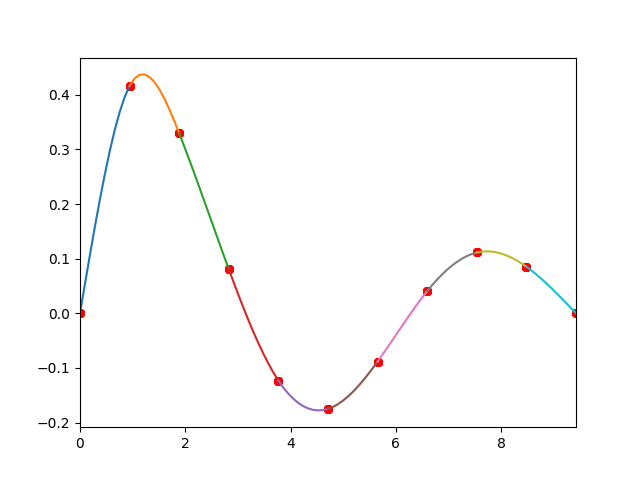

The script that drew this image:
"""
学籍：1213033903
氏名：玉城洵弥
"""
import numpy as np
import matplotlib
import matplotlib.pyplot as plot


# Gaussの消去法
def gauss(N, A, b):
    x = [0] * N
    x_new = [0] * N
    error = 0
    eps = 1.0e-4
    sum = 0
    for _ in range(1, N + 1):
        for i in range(N):
            total = 0
            for j in range(N):
                if i != j:
                    total += A[i][j] * x[j]
            x_new[i] = (b[i] - total) / A[i][i]

        for i in range(N):
            x[i] = x_new[i]
    return x


def f1(x):
    return x * x


# 描画
def draw(xmin, xmax, px, py, a, b, c, d):
    fig = plot.figure()
    graph = fig.add_subplot()
    graph.set_xlim(xmin, xmax)
    #
    dx = (xmax - xmin) / len(a)
    for j in range(len(a)):
        xj = px[j]
        # xk = px[j+1] 必要ない?
        qx = []
        qy = []
        M = 10
        for i in range(M + 1):
            x = xj + dx * i / M
            qx += [x]
            qy += [a[j] * (x - xj) * (x - xj) * (x - xj) + b[j] * (x - xj) * (x - xj) + c[j] * (x - xj) + d[j]]
        graph.plot(qx, qy)
        graph.scatter(px, py, s=30, c='red')
    plot.show()


def naturalspline(N, px, py):
    h = [0] * N
    for j in range(N):
        h[j] = px[j + 1] - px[j]
    v = [0] * N
    for j in range(N):
        v[j] = 6 * ((py[j + 1] - py[j]) / h[j] - (py[j] - py[j - 1]) / h[j - 1])
    #
    A = []
    for i in range(N - 1):
        A += [[0] * (N - 1)]

    for i in range(N - 1):
        A[i][i] = 2 * (h[i] + h[i + 1])  # 対角成分
    for i in range(N - 2):
        A[i][i + 1] = h[i + 1]  # 対角周辺
        A[i + 1][i] = h[i]  # 対角周辺
    y = [0] * (N - 1)  # 右辺ベクトル
    for i in range(N - 1):
        y[i] = v[i + 1]

    x = gauss(N - 1, A, y)

    u = [0] + x + [0]

    b = [0] * N
    for j in range(N):
        b[j] = u[j] / 2
    a = [0] * N
    for j in range(N):
        a[j] = (u[j + 1] - u[j]) / (6 * (px[j + 1] - px[j]))
    d = [0] * N
    for j in range(N):
        d[j] = py[j]
    c = [0] * N
    for j in range(N):
        c[j] = (py[j + 1] - py[j]) / (px[j + 1] - px[j]) - (px[j + 1] - px[j]) * (2 * u[j] + u[j + 1]) / 6

    return a, b, c, d


def f(x):
    return np.sin(x) / (1 + x)


N = 10
px = np.array([])
py = np.array([])
for i in range(0, N + 1):
    x = 3 * np.pi * i / N
    px = np.append(px, x)
    py = np.append(py, f(x))

# a, b = leastsquares(N, x, y)
# print("A={}, B={}, C=[]".format(ABC[0], ABC[1], ABC[2]))
M = 20

a, b, c, d = naturalspline(N, px, py)
draw(0, 3 * np.pi, px, py, a, b, c, d)

input("[Enter]キーを押して終了")
